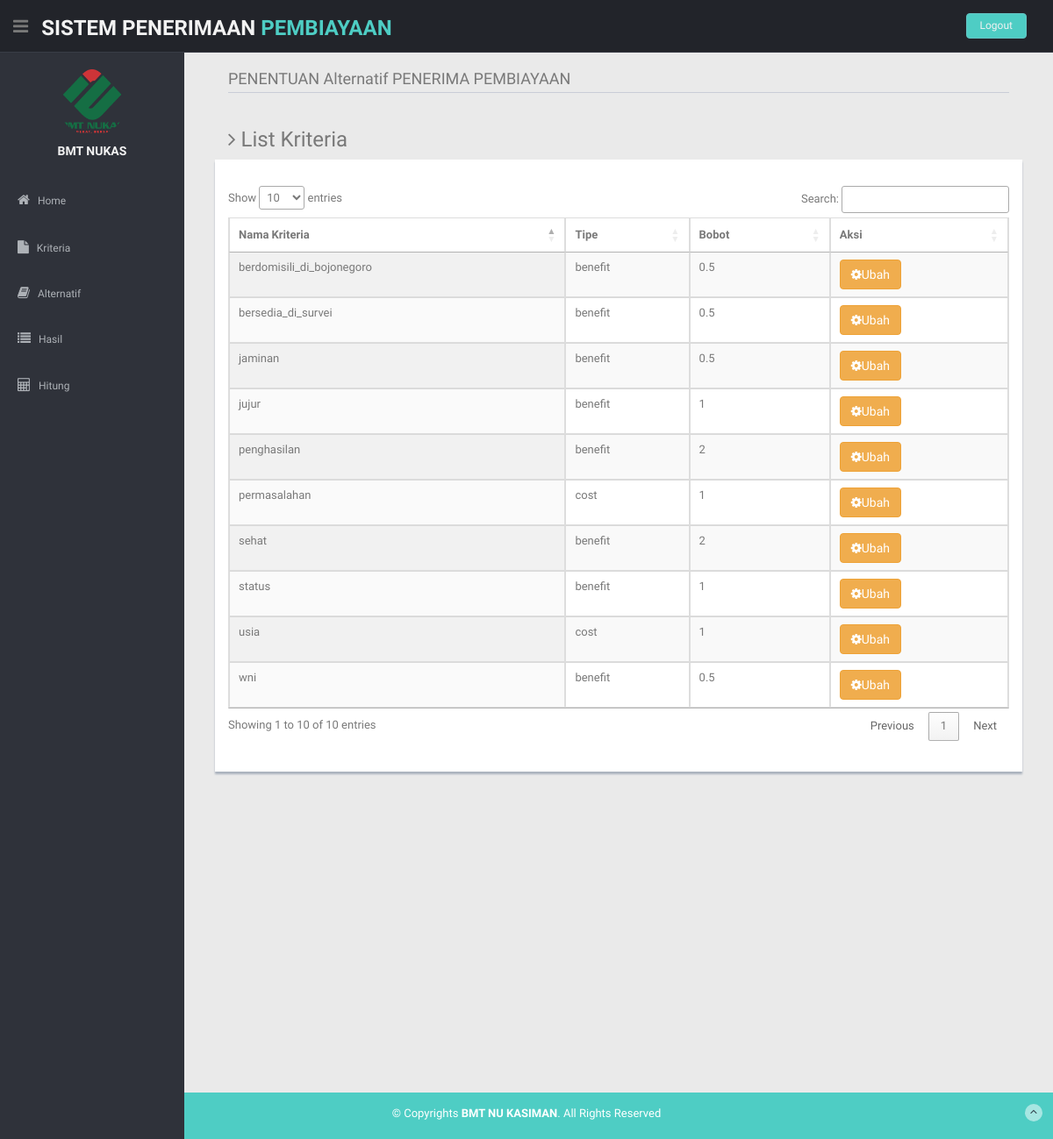
Screenshot of /index.php?module=list_kriteria with the database file from the repository.
### tables this page shows
CREATE TABLE `tabel_kriteria` (
  `id_kriteria` int(11) NOT NULL,
  `kriteria` text NOT NULL,
  `type` varchar(10) NOT NULL,
  `bobot` float NOT NULL
);

### pages/kriteria/list_kriteria.php (the view)
<h3><i class="fa fa-angle-right"></i> List Kriteria</h3>
<div class="row mb">
  <div class="content-panel">
    <div class="adv-table" style="padding: 15px;">
      <table cellpadding="0" cellspacing="0" border="0" class="display table table-bordered" id="myDataTables">
        <thead>
          <tr>
            <th>Nama Kriteria</th>
            <th>Tipe</th>
            <th>Bobot</th>
            <th>Aksi</th>
          </tr>
        </thead>
        <tbody>
  <?php
  $sql = "SELECT * FROM tabel_kriteria";
  $result = mysqli_query($koneksi, $sql);
      while ($row = mysqli_fetch_assoc($result)) {
  ?>
          <tr class="gradeX">
            <td><?=$row['kriteria']?></td>
            <td><?=$row['type']?></td>
            <td><?=$row['bobot']?></td>
            <td class="hidden-phone">
                <a href="index.php?module=update_kriteria&id_kriteria=<?=$row['id_kriteria']?>"><button type="button" class="btn btn-warning"><i class="fa fa-cog"></i>Ubah</button></a>
            </td>
          </tr>
  <?php
      }
  ?>
        </tbody>
      </table>
    </div>
  </div>
</div>

### css/style.css (style rules this page uses)
body { color: #797979; background: #eaeaea; font-family: 'Ruda', sans-serif; padding: 0px !important; margin: 0px !important; font-size:13px; }
a, a:hover, a:focus { text-decoration: none; outline: none; }
.mb { margin-bottom: 25px; }
.content-panel { background: #ffffff; box-shadow: 0px 3px 2px #aab2bd; padding-top: 15px; padding-bottom: 5px; }

### rows the page displays
tabel_kriteria: kriteria "penghasilan", type "benefit", bobot "2"
tabel_kriteria: kriteria "sehat", type "benefit", bobot "2"
tabel_kriteria: kriteria "jujur", type "benefit", bobot "1"
tabel_kriteria: kriteria "permasalahan", type "cost", bobot "1"
tabel_kriteria: kriteria "status", type "benefit", bobot "1"
tabel_kriteria: kriteria "usia", type "cost", bobot "1"
tabel_kriteria: kriteria "wni", type "benefit", bobot "0.5"
tabel_kriteria: kriteria "berdomisili_di_bojonegoro", type "benefit", bobot "0.5"
tabel_kriteria: kriteria "jaminan", type "benefit", bobot "0.5"
tabel_kriteria: kriteria "bersedia_di_survei", type "benefit", bobot "0.5"
